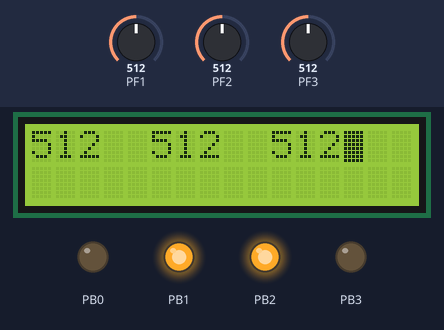
Recording of a program running on a simulated ATmega64, built with avr-gcc and emulated at 1 MHz. Shown: 16×2 character LCD, output pins drawn as LEDs (lit = HIGH). Wiring (inferred from the names in the program): character LCD (HD44780): RS PC0; R/W PC1; E PC2; data PC4, PC5, PC6, PC7. Dashed ring = blinking. The test bench sets the inputs (shaded band); at power-on: PF3 = 512, PF2 = 512, PF1 = 512. Pins used as bus, display or sensor lines are not drawn.

Above: at 1.2 s.
1.3 s: PF3 set to 340
4.3 s: PF2 set to 368
7.3 s: PF2 set to 351
At 7.9 s:
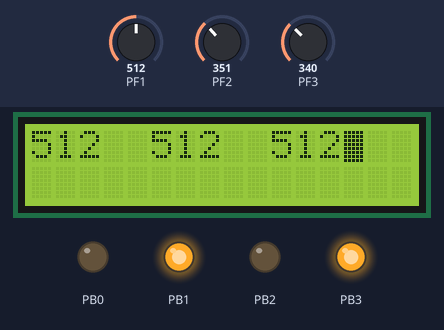
10.3 s: PF1 set to 790
13.3 s: PF1 set to 817
At 14.1 s:
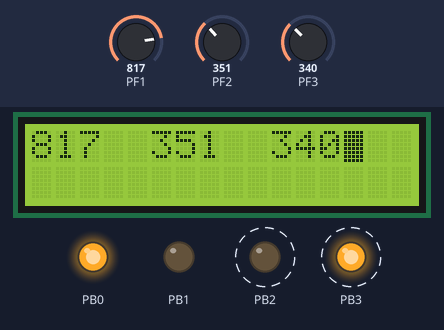
16.3 s: PF1 set to 716
At 16.8 s:
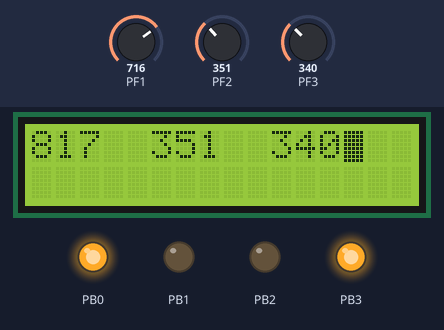
Timing chart, 0 to 19.3 s (numbered marks = the images above; inputs shaded):
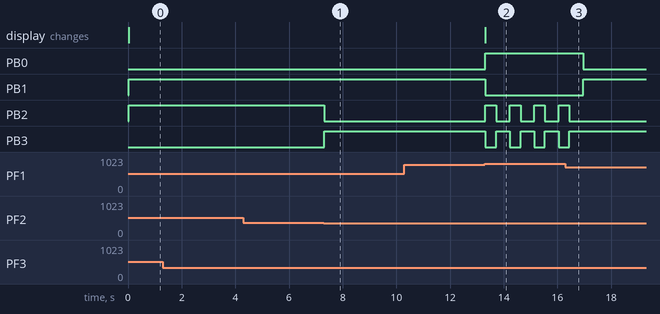

Measured:
- the behaviour switches between 361 and 360 on PF2 (found by bisection; images 0 and 1)
- the behaviour switches between 799 and 800 on PF1 (found by bisection; images 1 and 2)
- after the input at 1.3 s, every drawn part: stays the same
- after the input at 4.3 s, every drawn part: stays the same
- after the input at 7.3 s, PB2: HIGH → LOW at once; PB3: LOW → HIGH at once
- after the input at 10.3 s, every drawn part: stays the same
- after the input at 13.3 s, PB0: LOW → HIGH at once; PB1: HIGH → LOW at once; PB2: alternates HIGH for 0.40 s and LOW for 0.51 s, starting at once; PB3: alternates HIGH for 0.51 s and LOW for 0.40 s, starting at once; the display: changes at once (image 2)
- after the input at 16.3 s, PB0: HIGH → LOW after 0.65 s; PB1: LOW → HIGH after 0.65 s; PB2: goes on until 16.4 s, then stays LOW; PB3: goes on until 16.4 s, then stays HIGH

The program:

main.c
```c
#include <stdio.h>
#include <avr/io.h>
#include <avr/interrupt.h>
#include <util/delay.h>
#include "lcd_16.h"
#include <stdlib.h>


void adc_init(void);
uint16_t read_adc(uint8_t channel);


void adc_init(void) {

    ADCSRA=(1<<ADEN)|(1<<ADPS2)|(1<<ADPS1)|(1<<ADPS0);

    ADMUX=(1<<REFS0);

}

uint16_t read_adc(uint8_t channel) {

    channel&=0b00000111;

    ADMUX = (ADMUX & 0xF8)|channel;

    ADCSRA|=(1<<ADSC);

    while (ADCSRA & (1<<ADSC));

    return (ADC);

}


int main(void) {

    DDRB=0b00001111;

    lcd_init(LCD_DISP_ON_CURSOR_BLINK);

    adc_init();

    char buffer[6];

    uint16_t left, center, right;

    while (1) {

    left=read_adc(1);
    center=read_adc(2);
    right=read_adc(3);

        lcd_clrscr();
        itoa(left, buffer, 10);
        lcd_gotoxy(0, 0);
        lcd_puts(buffer);
        itoa(center, buffer, 10);
        lcd_gotoxy(5, 0);
        lcd_puts(buffer);
        itoa(right, buffer, 10);
        lcd_gotoxy(10, 0);
        lcd_puts(buffer);


        if (left>300 && right>300) {

            if (center>360) {

                if (left<right-50) {

                    while (left>380) {

                        PORTB=0b00001001;
                        left=read_adc(1);
                    }

                }
                else {

                    while (right>380) {
                        PORTB=0b00000110;
                        right=read_adc(3);

                    }

                }

            }
            else {
                if (left<800 && right<800) {
                    PORTB=0b00001010;
                }
                else {
                    PORTB=0b00000101;
                    _delay_ms(400);
                    PORTB=0b00001001;
                    _delay_ms(500);


                }

            }

        }
        else if (left>300 && right<300) {


            PORTB=0b00000110;

        }
        else if (left<300 && right>300) {

            PORTB=0b00001001;

        }
        else if (left<300 && center<360 && right<300) {

            PORTB=0b00001010;


        }
        else if (left<300 && center>350 && right<300) {
            if (left<right-80) {
                PORTB=0b00000101;
                _delay_ms(500);
                PORTB=0b00001001;
                _delay_ms(500);
            }
            else {
                PORTB=0b00000101;
                _delay_ms(500);
                PORTB=0b00000110;
                _delay_ms(500);
            }

        }
        else {
            PORTB=0b00000000;
        }

}
}
```

Source omitted: lcd_16.h (29176 bytes)
